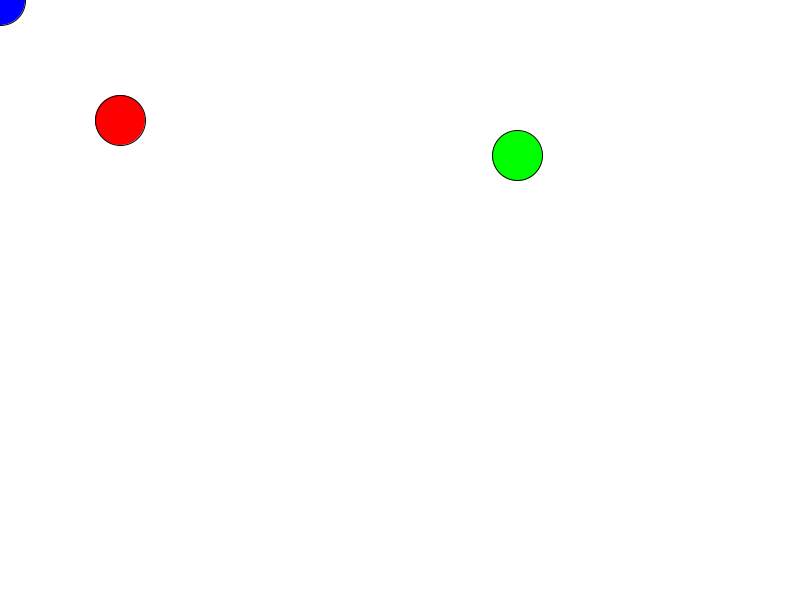
Frame 1 (no input)
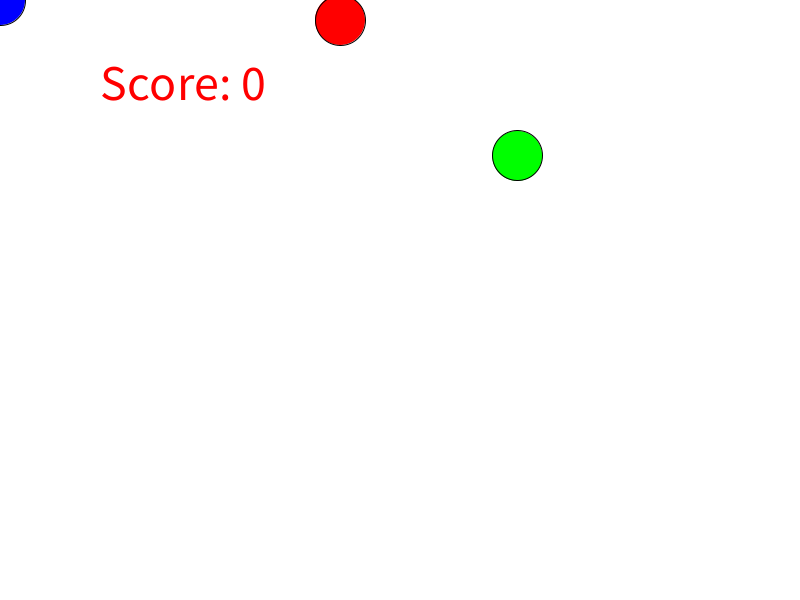
Frame 60 (the mouse pressed at the canvas centre just before this capture)
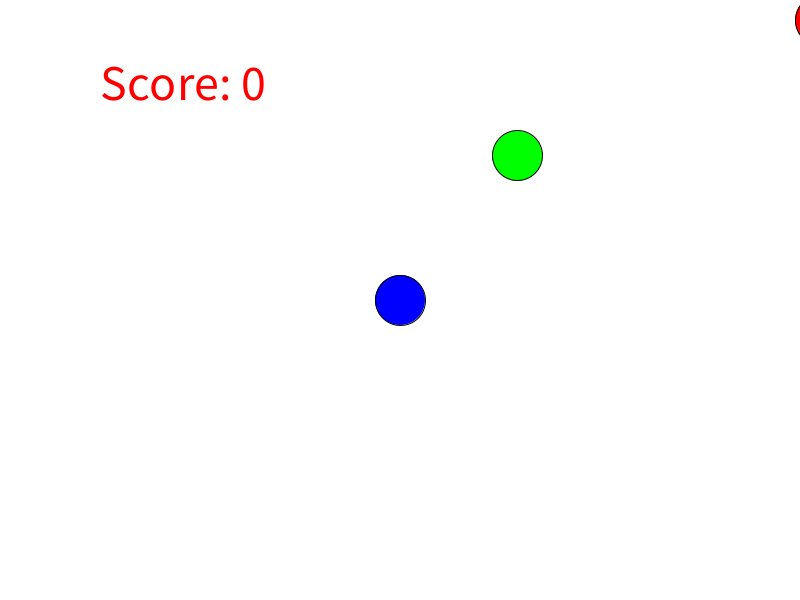
Frame 120 (the mouse held since frame 60 and released just before this capture)

The Processing sketch that drew these frames (run headless with seeded random() and noise(); from frame 60 on, the mouse is pressed at the canvas centre):

// Processing sketch: priprava_na_test
// ── priprava_na_test.pde
float px, py;
float fx, fy;
float ex, ey;
float exs, eys;

boolean gameover;

int score;


void setup() {
  size(800, 600);

  px = mouseX;
  py = mouseY;

  fx = random(0, width);
  fy = random(0, height);

  ex = 100;
  ey = 100;

  exs = 20;
  eys = 20;

  gameover = false;
  
  score = 0;
}

void draw() {
  background(255);

  if (gameover == true) {
    textSize(50);
    text("GAme over", width/2, height/2);
  } else {
    textSize(50);
    text("Score: " + score, 100, 100);


    //logic
    
    
    px = mouseX;
    py = mouseY;

    
    ex = ex + exs;
    ey = ey + eys;

    if (ex > width || ex < 0) {
      exs *= -1;
    }

    if (ey > height || ey < 0) {
      eys *= -1;
    }

    float dist =  dist(fx, fy, px, py);
    if (dist < 50) {
      fx = random(0, width);
      fy = random(0, height);
      score++;
      exs*=1.1;
      eys*=1.1;
      
      
    }

    dist =  dist(ex, ey, px, py);
    if (dist < 50) {
      gameover = true;
      score = 0;
    }


    //draw
    fill(0, 0, 255);
    circle(px, py, 50);


    fill(0, 255, 0);
    circle(fx, fy, 50);

    fill(255, 0, 0);
    circle(ex, ey, 50);
  }
}

void mousePressed(){
  gameover = false;
}
